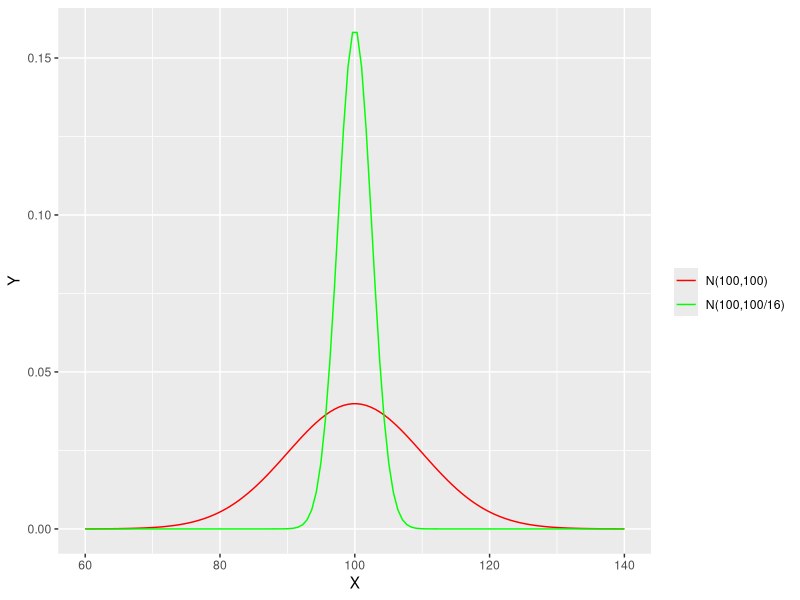

Here is the R script that generated this plot:
## ---- chunk 1
mean <- 100
desv <- 10

pnorm(110, mean = mean, sd = desv) - pnorm(90, mean = mean, sd = desv)
## ---- chunk 2
mean <- 100
individuos <- 16
desv <- (10*10) / individuos 

pnorm((110-mean)/sqrt(desv)) - pnorm((90-mean)/sqrt(desv))
## ---- chunk 3
x <- seq(60, 140, length=120)

y1 <- dnorm(x, mean = 100, sd = 10)

y2 <- dnorm(x, mean = 100, sd = sqrt(100/16))

df <- data.frame(x,y1,y2)

suppressMessages(require(ggplot2))

g <- ggplot(df, aes(x))
g <- g + geom_line(aes(y=y1, colour="N(100,100)"))
g <- g + geom_line(aes(y=y2, colour="N(100,100/16)"))
g <- g + ylab("Y") + xlab("X")
g <- g + scale_colour_manual("", 
                      breaks = c("N(100,100)", "N(100,100/16)"),
                      values = c("red", "green"))
g


## ---- chunk 4
valor <- qnorm(0.975)
((valor * sqrt(100))/10) ^ 2

## ---- chunk 5
normN <- qnorm(0.1)


mean <- (- 1) * ((normN * 10) - 500)
mean
## ---- chunk 6
normN <- qnorm(0.1)


mean <- (- 1) * ((normN * 10) - 500)

esperado <- 2000
individuos <- 4
variancia <- 100

mediaEsperada <- esperado/individuos

valor <- (mediaEsperada - mean) / sqrt(variancia/individuos)

pnorm(valor)

## ---- chunk 7

p <- 0.1

pcorte <- 0.15

n <- 20

varr <- sqrt(p * (1 - p) / n)

pbarra <- (pcorte - p) / varr

1 - pnorm(pbarra)
## ---- chunk 8
probExata <- 0

for (defeitos in 0:10){
  probExata <- probExata + (choose(100,defeitos) * 0.1^defeitos * 0.9^(100-defeitos))
}

1 - probExata


pAprox <- 0.1

n <- 100

desvio <- pAprox * (1 - pAprox) / n

pnorm(0.1, mean=pAprox, sd=desvio)
## ---- chunk 9
choose(100,0) * 0.1^0 * 0.9^100
## ---- chunk 10

custo <- 3500

media <- 120

desvio <- 50

individuos <- 30

prob <- ((custo / individuos) - media)/(desvio/sqrt(individuos))

1 - pnorm(prob)
